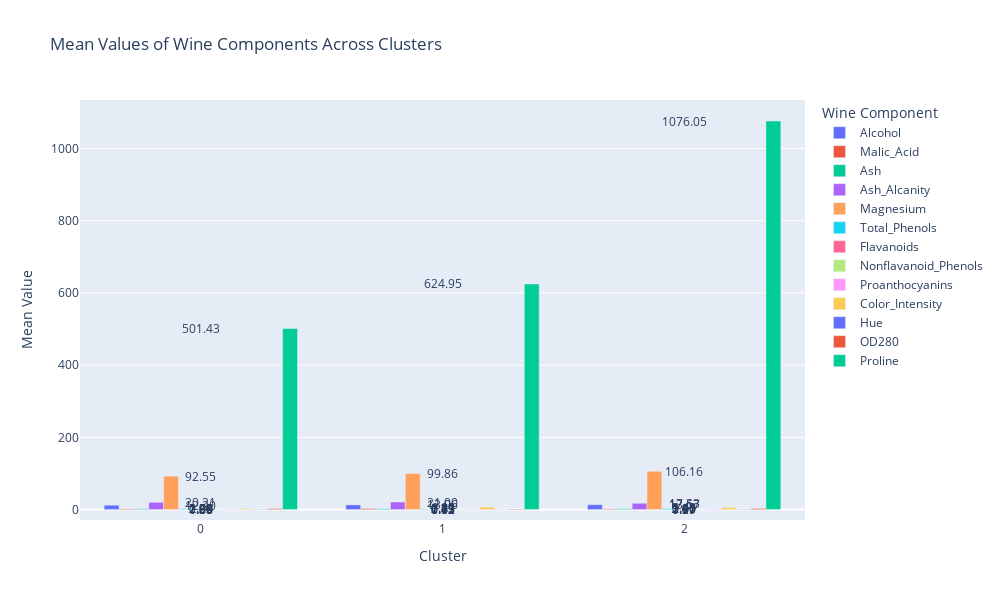

The cell this chart's notebook holds for it:
### Code cell
import plotly.express as px

# converting cluster_means df to a plotly suitable format
clust_means_plotly = cluster_means.reset_index().melt(id_vars=('index'), var_name='Wine Component', value_name='Mean Value')

# plotting the cluster means using plotly
fig = px.bar(clust_means_plotly, x='index', y='Mean Value', color='Wine Component',
             title='Mean Values of Wine Components Across Clusters',
             labels={'index':'Cluster', 'Mean Value':'Mean Value'},
             barmode='group', width=1000, height=600)

# adding text labels to each bar
for trace in fig.data:
    for idx, val in enumerate(trace.y):
        fig.add_annotation(x=trace.x[idx], y=val, text=f'{val:.2f}', showarrow=False)

fig.show()

### Figure 1 — Plotly figure (JSON) as saved in the notebook; plotly's stock layout.template omitted (floating-point values rounded to 4 significant figures)
{"data": [{"alignmentgroup": "True", "hovertemplate": "Wine Component=Alcohol<br>Cluster=%{x}<br>Mean Value=%{y}<extra></extra>", "legendgroup": "Alcohol", "marker": {"color": "#636efa", "pattern": {"shape": ""}}, "name": "Alcohol", "offsetgroup": "Alcohol", "orientation": "v", "showlegend": true, "textposition": "auto", "type": "bar", "x": [0, 1, 2], "xaxis": "x", "y": [12.2, 13.06, 13.67], "yaxis": "y"}, {"alignmentgroup": "True", "hovertemplate": "Wine Component=Malic_Acid<br>Cluster=%{x}<br>Mean Value=%{y}<extra></extra>", "legendgroup": "Malic_Acid", "marker": {"color": "#EF553B", "pattern": {"shape": ""}}, "name": "Malic_Acid", "offsetgroup": "Malic_Acid", "orientation": "v", "showlegend": true, "textposition": "auto", "type": "bar", "x": [0, 1, 2], "xaxis": "x", "y": [1.939, 3.167, 1.97], "yaxis": "y"}, {"alignmentgroup": "True", "hovertemplate": "Wine Component=Ash<br>Cluster=%{x}<br>Mean Value=%{y}<extra></extra>", "legendgroup": "Ash", "marker": {"color": "#00cc96", "pattern": {"shape": ""}}, "name": "Ash", "offsetgroup": "Ash", "orientation": "v", "showlegend": true, "textposition": "auto", "type": "bar", "x": [0, 1, 2], "xaxis": "x", "y": [2.215, 2.413, 2.463], "yaxis": "y"}, {"alignmentgroup": "True", "hovertemplate": "Wine Component=Ash_Alcanity<br>Cluster=%{x}<br>Mean Value=%{y}<extra></extra>", "legendgroup": "Ash_Alcanity", "marker": {"color": "#ab63fa", "pattern": {"shape": ""}}, "name": "Ash_Alcanity", "offsetgroup": "Ash_Alcanity", "orientation": "v", "showlegend": true, "textposition": "auto", "type": "bar", "x": [0, 1, 2], "xaxis": "x", "y": [20.21, 21.0, 17.53], "yaxis": "y"}, {"alignmentgroup": "True", "hovertemplate": "Wine Component=Magnesium<br>Cluster=%{x}<br>Mean Value=%{y}<extra></extra>", "legendgroup": "Magnesium", "marker": {"color": "#FFA15A", "pattern": {"shape": ""}}, "name": "Magnesium", "offsetgroup": "Magnesium", "orientation": "v", "showlegend": true, "textposition": "auto", "type": "bar", "x": [0, 1, 2], "xaxis": "x", "y": [92.55, 99.86, 106.2], "yaxis": "y"}, {"alignmentgroup": "True", "hovertemplate": "Wine Component=Total_Phenols<br>Cluster=%{x}<br>Mean Value=%{y}<extra></extra>", "legendgroup": "Total_Phenols", "marker": {"color": "#19d3f3", "pattern": {"shape": ""}}, "name": "Total_Phenols", "offsetgroup": "Total_Phenols", "orientation": "v", "showlegend": true, "textposition": "auto", "type": "bar", "x": [0, 1, 2], "xaxis": "x", "y": [2.263, 1.694, 2.85], "yaxis": "y"}, {"alignmentgroup": "True", "hovertemplate": "Wine Component=Flavanoids<br>Cluster=%{x}<br>Mean Value=%{y}<extra></extra>", "legendgroup": "Flavanoids", "marker": {"color": "#FF6692", "pattern": {"shape": ""}}, "name": "Flavanoids", "offsetgroup": "Flavanoids", "orientation": "v", "showlegend": true, "textposition": "auto", "type": "bar", "x": [0, 1, 2], "xaxis": "x", "y": [2.088, 0.8479, 3.01], "yaxis": "y"}, {"alignmentgroup": "True", "hovertemplate": "Wine Component=Nonflavanoid_Phenols<br>Cluster=%{x}<br>Mean Value=%{y}<extra></extra>", "legendgroup": "Nonflavanoid_Phenols", "marker": {"color": "#B6E880", "pattern": {"shape": ""}}, "name": "Nonflavanoid_Phenols", "offsetgroup": "Nonflavanoid_Phenols", "orientation": "v", "showlegend": true, "textposition": "auto", "type": "bar", "x": [0, 1, 2], "xaxis": "x", "y": [0.3553, 0.4495, 0.2911], "yaxis": "y"}, {"alignmentgroup": "True", "hovertemplate": "Wine Component=Proanthocyanins<br>Cluster=%{x}<br>Mean Value=%{y}<extra></extra>", "legendgroup": "Proanthocyanins", "marker": {"color": "#FF97FF", "pattern": {"shape": ""}}, "name": "Proanthocyanins", "offsetgroup": "Proanthocyanins", "orientation": "v", "showlegend": true, "textposition": "auto", "type": "bar", "x": [0, 1, 2], "xaxis": "x", "y": [1.687, 1.129, 1.908], "yaxis": "y"}, {"alignmentgroup": "True", "hovertemplate": "Wine Component=Color_Intensity<br>Cluster=%{x}<br>Mean Value=%{y}<extra></extra>", "legendgroup": "Color_Intensity", "marker": {"color": "#FECB52", "pattern": {"shape": ""}}, "name": "Color_Intensity", "offsetgroup": "Color_Intensity", "orientation": "v", "showlegend": true, "textposition": "auto", "type": "bar", "x": [0, 1, 2], "xaxis": "x", "y": [2.895, 6.85, 5.45], "yaxis": "y"}, {"alignmentgroup": "True", "hovertemplate": "Wine Component=Hue<br>Cluster=%{x}<br>Mean Value=%{y}<extra></extra>", "legendgroup": "Hue", "marker": {"color": "#636efa", "pattern": {"shape": ""}}, "name": "Hue", "offsetgroup": "Hue", "orientation": "v", "showlegend": true, "textposition": "auto", "type": "bar", "x": [0, 1, 2], "xaxis": "x", "y": [1.06, 0.721, 1.071], "yaxis": "y"}, {"alignmentgroup": "True", "hovertemplate": "Wine Component=OD280<br>Cluster=%{x}<br>Mean Value=%{y}<extra></extra>", "legendgroup": "OD280", "marker": {"color": "#EF553B", "pattern": {"shape": ""}}, "name": "OD280", "offsetgroup": "OD280", "orientation": "v", "showlegend": true, "textposition": "auto", "type": "bar", "x": [0, 1, 2], "xaxis": "x", "y": [2.862, 1.727, 3.158], "yaxis": "y"}, {"alignmentgroup": "True", "hovertemplate": "Wine Component=Proline<br>Cluster=%{x}<br>Mean Value=%{y}<extra></extra>", "legendgroup": "Proline", "marker": {"color": "#00cc96", "pattern": {"shape": ""}}, "name": "Proline", "offsetgroup": "Proline", "orientation": "v", "showlegend": true, "textposition": "auto", "type": "bar", "x": [0, 1, 2], "xaxis": "x", "y": [501.4, 624.9, 1076.0], "yaxis": "y"}], "layout": {"annotations": [{"showarrow": false, "text": "12.20", "x": 0, "y": 12.2}, {"showarrow": false, "text": "13.06", "x": 1, "y": 13.06}, {"showarrow": false, "text": "13.67", "x": 2, "y": 13.67}, {"showarrow": false, "text": "1.94", "x": 0, "y": 1.939}, {"showarrow": false, "text": "3.17", "x": 1, "y": 3.167}, {"showarrow": false, "text": "1.97", "x": 2, "y": 1.97}, {"showarrow": false, "text": "2.22", "x": 0, "y": 2.215}, {"showarrow": false, "text": "2.41", "x": 1, "y": 2.413}, {"showarrow": false, "text": "2.46", "x": 2, "y": 2.463}, {"showarrow": false, "text": "20.21", "x": 0, "y": 20.21}, {"showarrow": false, "text": "21.00", "x": 1, "y": 21.0}, {"showarrow": false, "text": "17.53", "x": 2, "y": 17.53}, {"showarrow": false, "text": "92.55", "x": 0, "y": 92.55}, {"showarrow": false, "text": "99.86", "x": 1, "y": 99.86}, {"showarrow": false, "text": "106.16", "x": 2, "y": 106.2}, {"showarrow": false, "text": "2.26", "x": 0, "y": 2.263}, {"showarrow": false, "text": "1.69", "x": 1, "y": 1.694}, {"showarrow": false, "text": "2.85", "x": 2, "y": 2.85}, {"showarrow": false, "text": "2.09", "x": 0, "y": 2.088}, {"showarrow": false, "text": "0.85", "x": 1, "y": 0.8479}, {"showarrow": false, "text": "3.01", "x": 2, "y": 3.01}, {"showarrow": false, "text": "0.36", "x": 0, "y": 0.3553}, {"showarrow": false, "text": "0.45", "x": 1, "y": 0.4495}, {"showarrow": false, "text": "0.29", "x": 2, "y": 0.2911}, {"showarrow": false, "text": "1.69", "x": 0, "y": 1.687}, {"showarrow": false, "text": "1.13", "x": 1, "y": 1.129}, {"showarrow": false, "text": "1.91", "x": 2, "y": 1.908}, {"showarrow": false, "text": "2.90", "x": 0, "y": 2.895}, {"showarrow": false, "text": "6.85", "x": 1, "y": 6.85}, {"showarrow": false, "text": "5.45", "x": 2, "y": 5.45}, {"showarrow": false, "text": "1.06", "x": 0, "y": 1.06}, {"showarrow": false, "text": "0.72", "x": 1, "y": 0.721}, {"showarrow": false, "text": "1.07", "x": 2, "y": 1.071}, {"showarrow": false, "text": "2.86", "x": 0, "y": 2.862}, {"showarrow": false, "text": "1.73", "x": 1, "y": 1.727}, {"showarrow": false, "text": "3.16", "x": 2, "y": 3.158}, {"showarrow": false, "text": "501.43", "x": 0, "y": 501.4}, {"showarrow": false, "text": "624.95", "x": 1, "y": 624.9}, {"showarrow": false, "text": "1076.05", "x": 2, "y": 1076.0}], "barmode": "group", "height": 600, "legend": {"title": {"text": "Wine Component"}, "tracegroupgap": 0}, "title": {"text": "Mean Values of Wine Components Across Clusters"}, "width": 1000, "xaxis": {"anchor": "y", "domain": [0, 1], "title": {"text": "Cluster"}}, "yaxis": {"anchor": "x", "domain": [0, 1], "title": {"text": "Mean Value"}}}}
